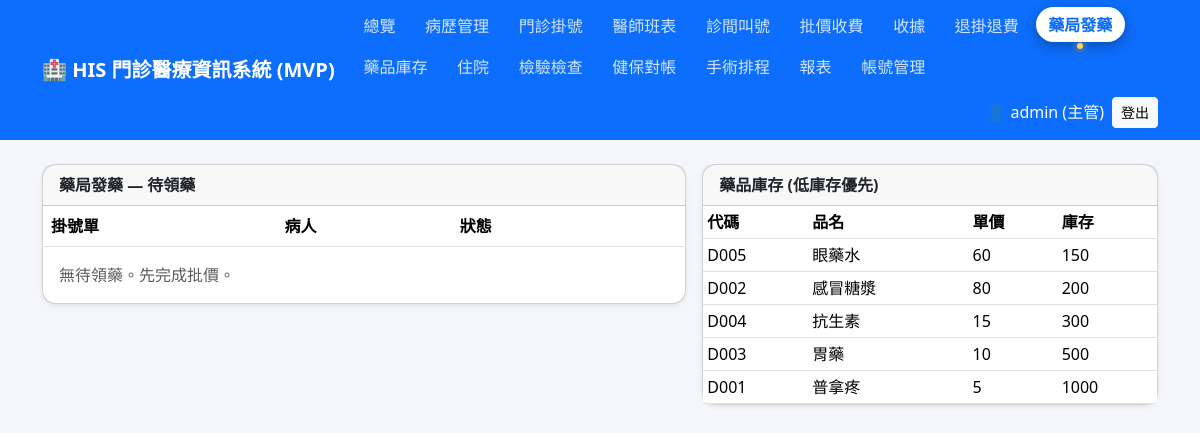
The page /pharmacy.php (signed in) on the database its author committed.
### tables this page shows
CREATE TABLE IF NOT EXISTS drugs (
  id INT AUTO_INCREMENT PRIMARY KEY,
  code VARCHAR(30) NOT NULL UNIQUE,
  name VARCHAR(100) NOT NULL,
  spec VARCHAR(100) NULL,
  unit VARCHAR(20) NOT NULL DEFAULT '顆',
  price INT NOT NULL DEFAULT 0 COMMENT '單價(元)',
  stock INT NOT NULL DEFAULT 100,
  safety_stock INT NOT NULL DEFAULT 50,
  expiry DATE NULL,
  created_at TIMESTAMP DEFAULT CURRENT_TIMESTAMP
);

### includes/functions.php (called while the page is built, shortened)
<?php
function h($s) { return htmlspecialchars((string)$s, ENT_QUOTES, 'UTF-8'); }

### pharmacy.php (the view, shortened to what this page needs)
<?php
require_once __DIR__ . '/includes/header.php';
$pdo = db();
$sel = null; $selrx = [];
$rows = $pdo->query("SELECT r.*, p.name pname, p.chart_no FROM registrations r JOIN patients p ON p.id=r.patient_id WHERE r.status='待領藥' ORDER BY r.id")->fetchAll();
$stocks = $pdo->query('SELECT * FROM drugs ORDER BY stock ASC LIMIT 20')->fetchAll();
?>
<div class="row g-3">
<div class="col-md-7"><div class="card shadow-sm"><div class="card-header fw-bold">藥局發藥 — 待領藥</div>
<table class="table table-hover mb-0"><tr><th>掛號單</th><th>病人</th><th>狀態</th><th></th></tr>
<?php foreach ($rows as $r): ?><tr><td><?= h($r['reg_no']) ?></td><td><?= h($r['chart_no'].' '.$r['pname']) ?></td><td><?= h($r['status']) ?></td>
<td><?php if (can('pharmacy.dispense')): ?><a class="btn btn-sm btn-primary" href="pharmacy.php?reg_id=<?= $r['id'] ?>">調劑單</a><?php endif; ?></td></tr><?php endforeach; ?></table>
<?php if (!$rows): ?><div class="card-body text-muted">無待領藥。先完成批價。</div><?php endif; ?></div>
<?php if ($sel): ?><div class="card shadow-sm mt-3"><div class="card-header fw-bold">調劑單 <?= h($sel['reg_no'].' '.$sel['pname']) ?></div><div class="card-body">
<table class="table table-sm"><tr><th>藥品</th><th>規格</th><th>數量</th><th>用法</th><th>已發</th></tr>
<?php foreach ($selrx as $x): ?><tr><td><?= h($x['dname']) ?></td><td><?= h($x['spec']) ?></td><td><?= $x['qty'] ?></td><td><?= h($x['usage_note']) ?></td><td><?= $x['dispensed']?'✅':'—' ?></td></tr><?php endforeach; ?></table>
<?php if (can('pharmacy.dispense')): ?><a class="btn btn-success" href="pharmacy.php?dispense=<?= $sel['id'] ?>" onclick="return confirm('確認發藥並扣庫存？')">確認發藥 → 結案</a><?php else: ?><p class="text-muted small">您的角色（<?= h(current_role()) ?>）不可發藥。</p><?php endif; ?>
</div></div><?php endif; ?></div>
<div class="col-md-5"><div class="card shadow-sm"><div class="card-header fw-bold">藥品庫存 (低庫存優先)</div>
<table class="table table-sm mb-0"><tr><th>代碼</th><th>品名</th><th>單價</th><th>庫存</th></tr>
<?php foreach ($stocks as $d): ?><tr class="<?= $d['stock']<50?'table-warning':'' ?>"><td><?= h($d['code']) ?></td><td><?= h($d['name']) ?></td><td><?= number_format($d['price']) ?></td><td><?= $d['stock'] ?></td></tr><?php endforeach; ?></table></div></div>
</div>
<?php require_once __DIR__ . '/includes/footer.php'; ?>

### includes/header.php (style rules this page uses)
body { background:#f4f6fb }
.card { border-radius:14px }

### rows shown on the page
drugs: code "D005", name "眼藥水", price "60", stock "150"
drugs: code "D002", name "感冒糖漿", price "80", stock "200"
drugs: code "D004", name "抗生素", price "15", stock "300"
drugs: code "D003", name "胃藥", price "10", stock "500"
drugs: code "D001", name "普拿疼", price "5", stock "1000"

### other values the page prints
APP_NAME "HIS 門診醫療資訊系統 (MVP)"
$label "總覽"
$label "病歷管理"
$label "門診掛號"
$label "醫師班表"
$label "診間叫號"
$label "批價收費"
$label "收據"
$label "退掛退費"
$label "藥局發藥"
$label "藥品庫存"
$label "住院"
$label "檢驗檢查"
$label "健保對帳"
$label "手術排程"
